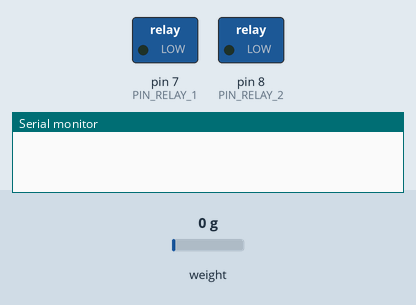
Simulated run of this sketch. Board: Arduino Uno, built with avr-gcc and run on an emulated ATmega328P. Shown: switched loads named in the sketch (green lamp = pin HIGH), the last lines printed to the serial monitor. The inputs (shaded band) are chosen by the test bench; at power-on: weight on the scale 0 g.

Above: at 0.1 s.
At 1.1 s:
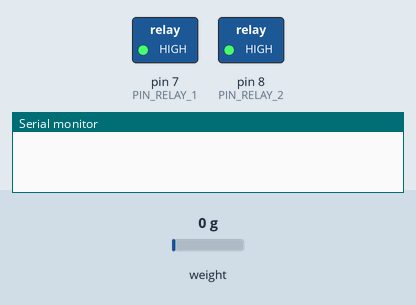
At 6.1 s:
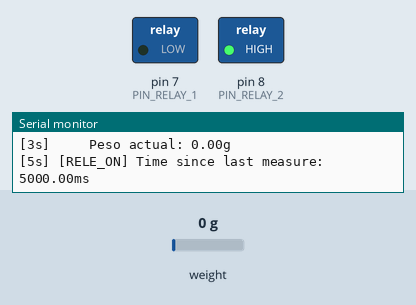
Timing chart, 0 to 9.5 s (numbered marks = the images above):
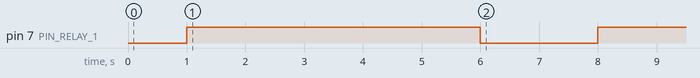

Measured:
- by itself, pin 7 (PIN_RELAY_1): HIGH → LOW at 6.0 s, → HIGH 2.0 s later

The sketch:

calibracionLlenadoEnUnSegundo.ino
```cpp
#include "HX711.h"

#define BALANZA_DOUT  A1
#define BALANZA_CLK  A0

#define FACTOR_CALIBRACION -1060
#define PESO_MAX 200

#define PIN_RELAY_1 7
#define PIN_RELAY_2 8

HX711 scale;

unsigned long previousMillis;
unsigned long globalMillis;

boolean done1 = false;
boolean done2 = false;

void setup() {
  Serial.begin(9600);
  initBalanza(&scale, BALANZA_DOUT, BALANZA_CLK, FACTOR_CALIBRACION);
  pinMode(PIN_RELAY_1, OUTPUT);
  pinMode(PIN_RELAY_2, OUTPUT);
  apagarRelay(PIN_RELAY_1);
  apagarRelay(PIN_RELAY_2);
  previousMillis = millis();

}

boolean firstMeasuresDone = false;
boolean filled = false;
boolean finished = false;
boolean finalMeasures = false;

/**
 * En 3 segundos -> llena 16/17 g
 * En 2 segundos -> llena 10/11 g
 * En 1 segundo -> no llega a tirar liquido
 */

void loop() {
  if(millisPassed(1000) && !firstMeasuresDone) {
    Serial.println("Getting a few measures before starting");
    for(int i = 0; i < 5; i++){
      getWeight();
    }
    firstMeasuresDone = true;
  }

  if(millisPassed(5000) && !filled) {
    log_float("[RELE_ON] Time since last measure: ", millis() - previousMillis, "ms");
    encenderRelay(PIN_RELAY_1);
    filled = true;
  }

  if(millisPassed(7000) && !finished) {
    apagarRelay(PIN_RELAY_1);
    log_float("[RELE_OFF] Worked for: ", millis() - previousMillis, "ms");
    finished = true;
  }

  if(millisPassed(8000)) {
    Serial.println("Getting final measures");
    for(int i = 0; i < 10; i++){
      getWeight();
    }
    finalMeasures = true;
  }
}

float getWeight() {
  float pesoActual;
  for(int i = 0; i < 10; i++){
    pesoActual = scale.get_units(3);
    if( pesoActual >= 0)
      break;
    else
      pesoActual = -999;
  }
  log_float("\t\tPeso actual: ", pesoActual, "g");
  return pesoActual;
}

void initBalanza(HX711 * scale, int dout, int clk, float factor) {
  scale->begin(dout, clk);
  scale->set_scale();
  scale->tare();
  scale->set_scale(factor);
}

void log_float(String msg, float n, String unit) {
  String now = "[" + String(millis() / 1000) + "s] ";
  Serial.print(now);
  Serial.print(msg);
  Serial.print(n);
  Serial.println(unit);
}

boolean millisPassed(long n) {
  return millis() - previousMillis >= n;
}

void resetMillis() {
  previousMillis = millis();
}

void encenderRelay(int pin){
  digitalWrite(pin, LOW);
}

void apagarRelay(int pin){
  digitalWrite(pin, HIGH);
}
```
